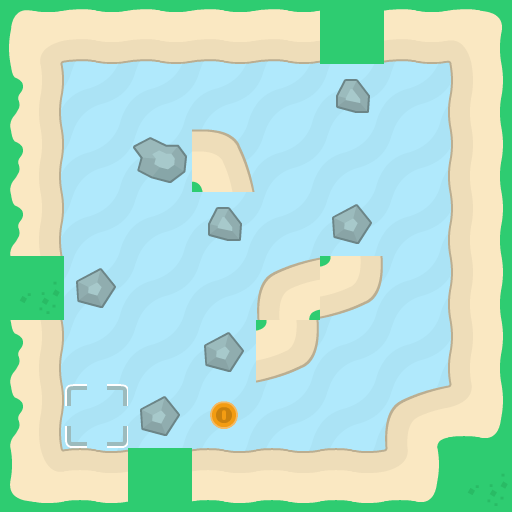

Below is a game level as drawn by its tile map, then a one-line description and the .tmx file that defines it, in full:
An orthogonal 8x8 tile map with 64x64 px tiles, 4 tile layers (background, walls, foreground, objects).

<map version="1.10" tiledversion="1.11.2" orientation="orthogonal" renderorder="right-down" width="8" height="8" tilewidth="64" tileheight="64" infinite="0" nextlayerid="6" nextobjectid="1">
 <properties>
  <property name="character_bottom" value="[[16,0]]" />
  <property name="character_left" value="[[16,3]]" />
  <property name="character_right" value="[[16,2]]" />
  <property name="character_top" value="[[16,1]]" />
 </properties>
 <tileset firstgid="1" source="tiles_sheet.tsx" />
 <layer id="4" name="background" width="8" height="8">
  <data encoding="csv">
77,77,77,77,77,77,77,77,
77,77,77,77,77,77,77,77,
77,77,77,77,77,77,77,77,
77,77,77,77,77,77,77,77,
77,77,77,77,77,77,77,77,
77,77,77,77,77,77,77,77,
77,77,77,77,77,77,77,77,
77,77,77,77,77,77,77,77
</data>
 </layer>
 <layer id="1" name="walls" width="8" height="8">
  <data encoding="csv">
38,58,58,58,58,24,58,39,
43,0,0,0,0,52,0,23,
43,0,53,9,0,0,0,23,
43,0,0,52,0,54,0,23,
42,54,0,0,6,60,0,23,
43,0,0,54,60,0,0,23,
43,0,54,0,0,0,6,56,
55,7,24,7,7,7,56,42
</data>
 </layer>
 <layer id="5" name="foreground" width="8" height="8">
  <data encoding="csv">
0,0,0,0,0,0,0,0,
0,0,0,0,0,0,0,0,
0,0,0,0,0,0,0,0,
0,0,0,0,0,0,0,0,
0,0,0,0,0,0,0,0,
0,0,0,0,0,0,0,0,
0,0,0,0,0,0,0,0,
0,0,0,0,0,0,0,0
</data>
 </layer>
 <layer id="3" name="objects" width="8" height="8">
  <data encoding="csv">
0,0,0,0,0,0,0,0,
0,0,0,0,0,0,0,0,
0,0,0,0,0,0,0,0,
0,0,0,0,0,0,0,0,
0,0,0,0,0,0,0,0,
0,0,0,0,0,0,0,0,
0,102,0,85,0,0,0,0,
0,0,0,0,0,0,0,0
</data>
 </layer>
</map>
